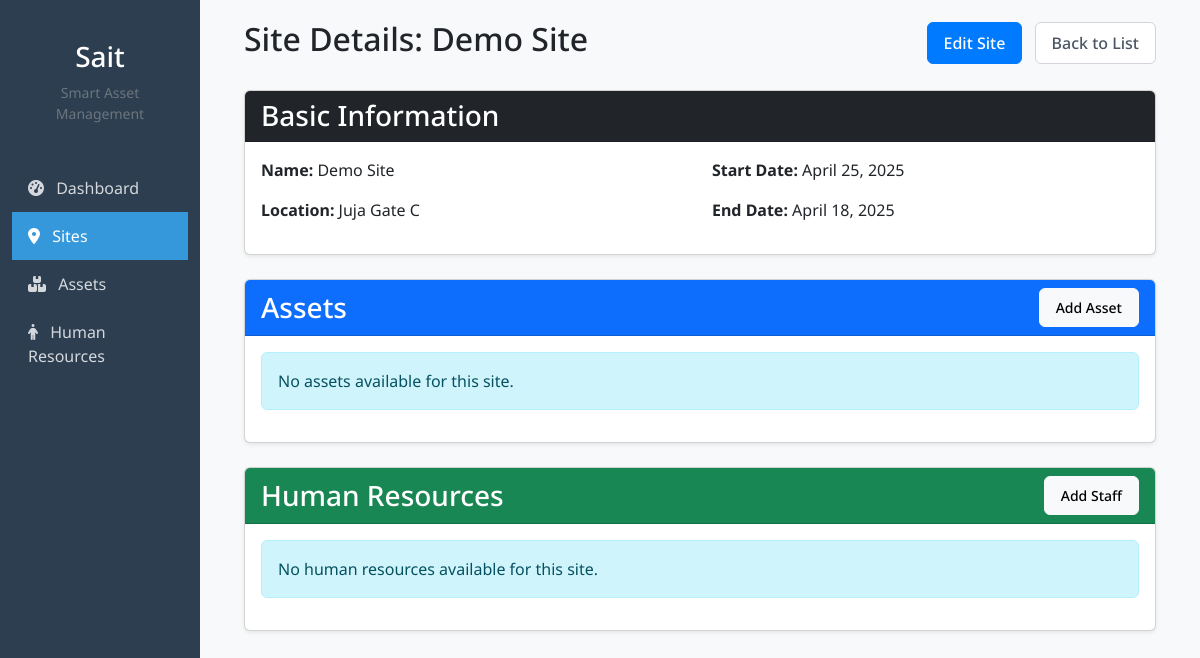
The app's page /sites/2/ (signed in), older data.
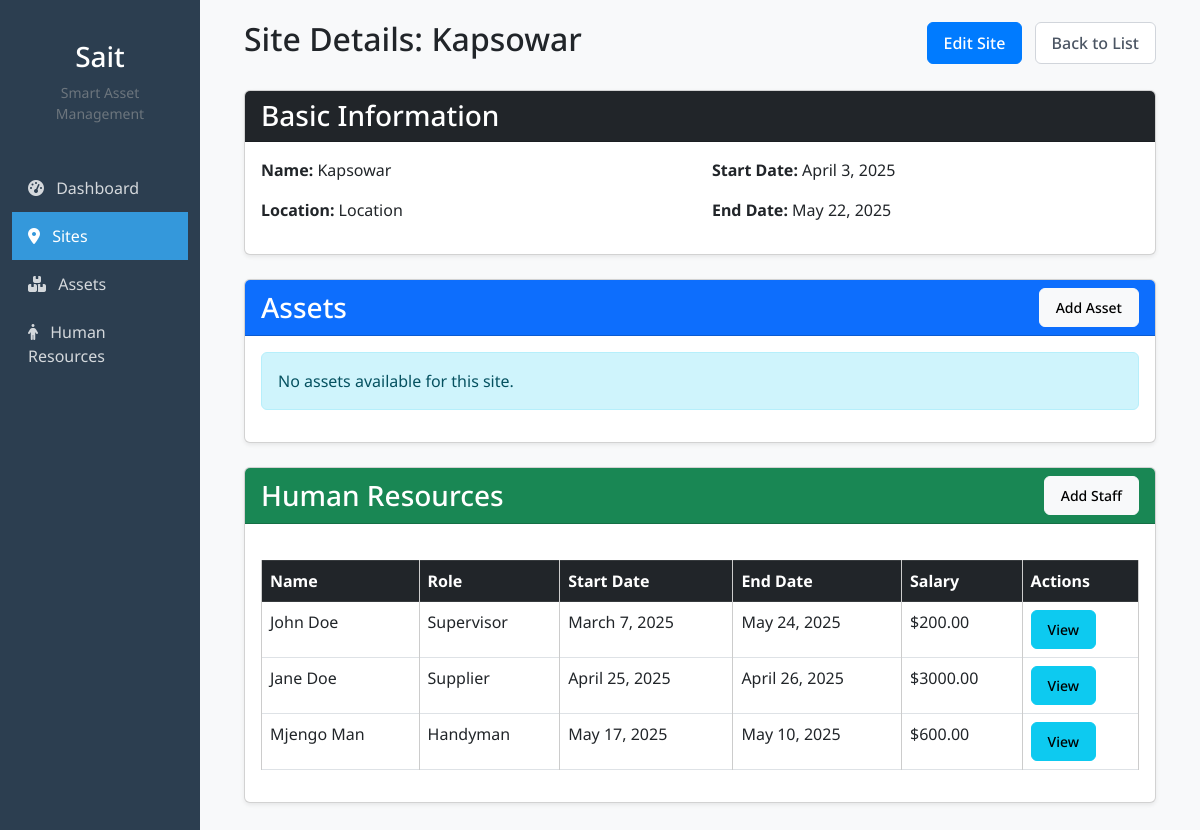
The same page, newer data.
### foreman/models.py (models this page shows, shortened)
class Site(models.Model):
    name = models.CharField(max_length=100)
    location = models.CharField(max_length=100)
    start_date = models.DateField()
    end_date = models.DateField()
    owner = models.ForeignKey(User, on_delete=models.CASCADE, related_name='sites',null=True, blank=True)

class Human_resource(models.Model):
    site = models.ForeignKey(Site, on_delete=models.CASCADE, related_name='human_resources')
    name = models.CharField(max_length=100)
    role = models.CharField(max_length=100)
    start_date = models.DateField()
    end_date = models.DateField()
    salary = models.DecimalField(max_digits=10, decimal_places=2)
    phone_number = models.CharField(max_length=15, blank=True, null=True)
    owner = models.ForeignKey(User, on_delete=models.CASCADE, related_name='human_resources',null=True, blank=True)

### foreman/views.py (the view)
# urls.py: path('sites/<int:pk>/', views.site_detail, name='site_detail'),
@login_required
def site_detail(request, pk):
    site = get_object_or_404(Site, pk=pk)
    assets = Asset.objects.filter(site=site)
    human_resources = Human_resource.objects.filter(site=site)
    context = {
        'site': site,
        'assets': assets,
        'human_resources': human_resources
    }
    return render(request, 'site_detail.html', context)

### foreman/templates/site_detail.html (shortened to what the changed rows need)
{% extends '_base.html' %}
{% block content %}
<div class="mb-4 d-flex justify-content-between align-items-center">
    <h2>Site Details: {{ site.name }}</h2>
    <div>
        <a href="{% url 'site_update' site.id %}" class="btn btn-primary me-2">Edit Site</a>
        <a href="{% url 'site_list' %}" class="btn btn-secondary">Back to List</a>
    </div>
</div>
<div class="card mb-4">
    <div class="card-body">
        <div class="row">
            <div class="col-md-6">
                <p><strong>Name:</strong> {{ site.name }}</p>
                <p><strong>Location:</strong> {{ site.location }}</p>
            </div>
            <div class="col-md-6">
                <p><strong>Start Date:</strong> {{ site.start_date }}</p>
                <p><strong>End Date:</strong> {{ site.end_date }}</p>
            </div>
        </div>
    </div>
</div>
<div class="card">
    <div class="card-body">
        {% if human_resources %}
        <div class="table-responsive">
            <table class="table table-bordered table-hover">
                <thead class="table-dark">
                    <tr>
                        <th>Name</th>
                        <th>Role</th>
                        <th>Start Date</th>
                        <th>End Date</th>
                        <th>Salary</th>
                        <th>Actions</th>
                    </tr>
                </thead>
                <tbody>
                    {% for hr in human_resources %}
                    <tr>
                        <td>{{ hr.name }}</td>
                        <td>{{ hr.role }}</td>
                        <td>{{ hr.start_date }}</td>
                        <td>{{ hr.end_date }}</td>
                        <td>${{ hr.salary }}</td>
                        <td>
                            <div class="btn-group btn-group-sm">
                                <a href="{% url "human_resource_list" %}" class="btn btn-info">View</a>
                            </div>
                        </td>
                    </tr>
                    {% endfor %}
                </tbody>
            </table>
        </div>
        {% else %}
        <div class="alert alert-info">
            No human resources available for this site.
        </div>
        {% endif %}
    </div>
</div>
{% endblock %}

Row changes from the older to the newer data that the page shows:
changed Site: name "Demo Site" → "Kapsowar"; location "Juja Gate C" → "Location"; start_date "April 25, 2025" → "April 3, 2025"; end_date "April 18, 2025" → "May 22, 2025"
added Human_resource: name "John Doe", role "Supervisor", start_date "March 7, 2025", end_date "May 24, 2025", salary "200.00"
added Human_resource: name "Jane Doe", role "Supplier", start_date "April 25, 2025", end_date "April 26, 2025", salary "3000.00"
added Human_resource: name "Mjengo Man", role "Handyman", start_date "May 17, 2025", end_date "May 10, 2025", salary "600.00"
Text that changed along with them:
text no longer shown: "No human resources available for this site."
text now shown: "Name Role Start Date End Date Salary Actions"
